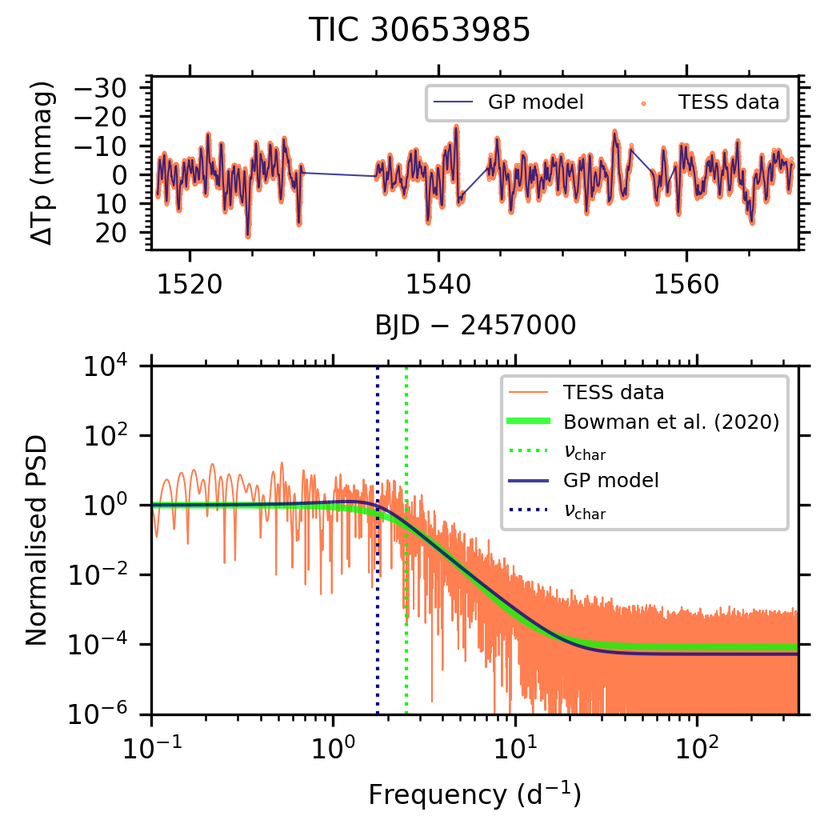
#> input picture handoff/data_survey_raw/bowman_dw2022/figures/tess000030653985_fitted_log_FT.png, 840 x 840 px, shrunk from 1050 x 1050 before the run; its folder holds only this picture in this run
$ python digitize_bdw22.py
#> lines starting #> are read from the running program, lines starting #| are printed output that depends on the picture; after the words box and inside, x2 and y2 are one past the last pixel; in counts of white or black regions, pixels touching at a corner belong together
#!/usr/bin/env python3
"""
Bowman & Dorn-Wallenstein 2022 (A&A 668, A134; arXiv 2211.08347) give no per-star table. Their appendix summary figures
(figures/tess<TIC>_fitted_log_FT.png, one per star, from the arXiv source in handoff/data_survey_raw/bowman_dw2022) mark
nu_char from the Bowman+2020 amplitude-spectrum fit (lime dotted line) and from their celerite2 GP (SHO) fit (navy dotted line)
on a log-frequency axis. We read both line positions at the pixel level, calibrating the axis per image from its tick marks.

Validation: the lime value must reproduce the tabulated Bowman 2020 nu_char (J/A+A/640/A36 table A2).
Output: data_obs/bdw22_nuchar.csv; prints the GP <-> Lorentzian conversion.
"""
import os
import glob
import re
import numpy as np
import pandas as pd
from PIL import Image
from scipy.stats import spearmanr

HERE = os.path.dirname(os.path.abspath(__file__))
SRC = '/mnt/home/mcantiello/work/rednoise/handoff/data_survey_raw/bowman_dw2022/figures'
B20 = '/mnt/home/mcantiello/work/rednoise/handoff/project_handoff/data/bowman2020_A36_tablea2.tsv'


def clusters(idx, gap=2):
    """Group sorted integer indices into runs; return (centre, size) per run."""
    if len(idx) == 0:
        return []
    out, start = [], [idx[0]]
    for i in idx[1:]:
        if i - start[-1] <= gap:
            start.append(i)
        else:
            out.append((np.mean(start), len(start))); start = [i]
    out.append((np.mean(start), len(start)))
    return out


def read_panel(path):
    im = np.asarray(Image.open(path).convert('RGB')).astype(int)
    r, g, b = im[..., 0], im[..., 1], im[..., 2]
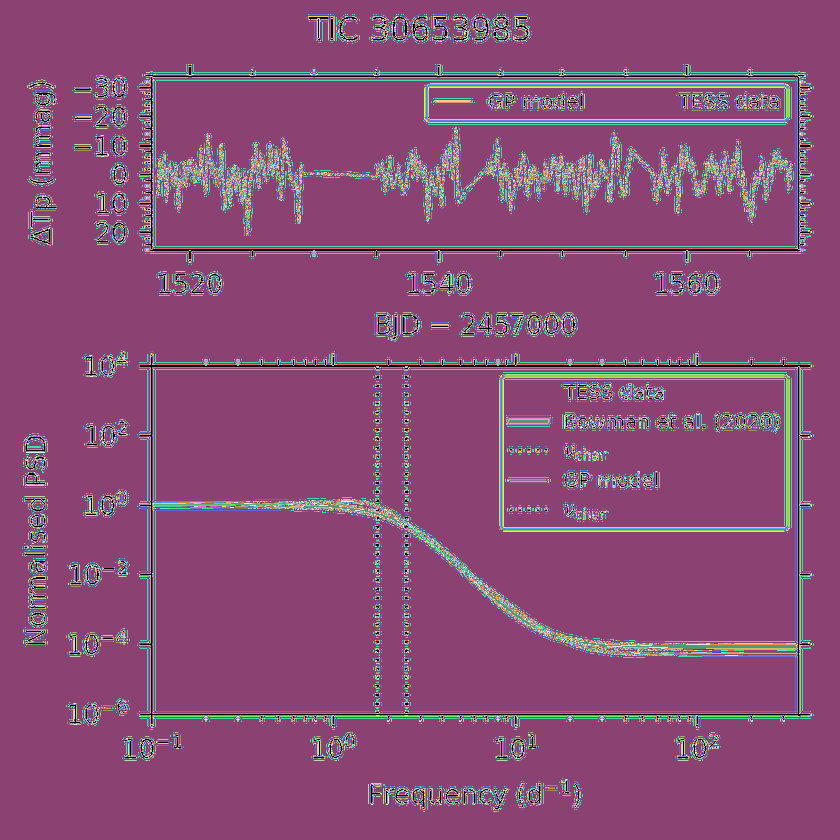
#> r: shape (840, 840) int64; 256 distinct labels, from 0 to 255; one colour per label, 0 black
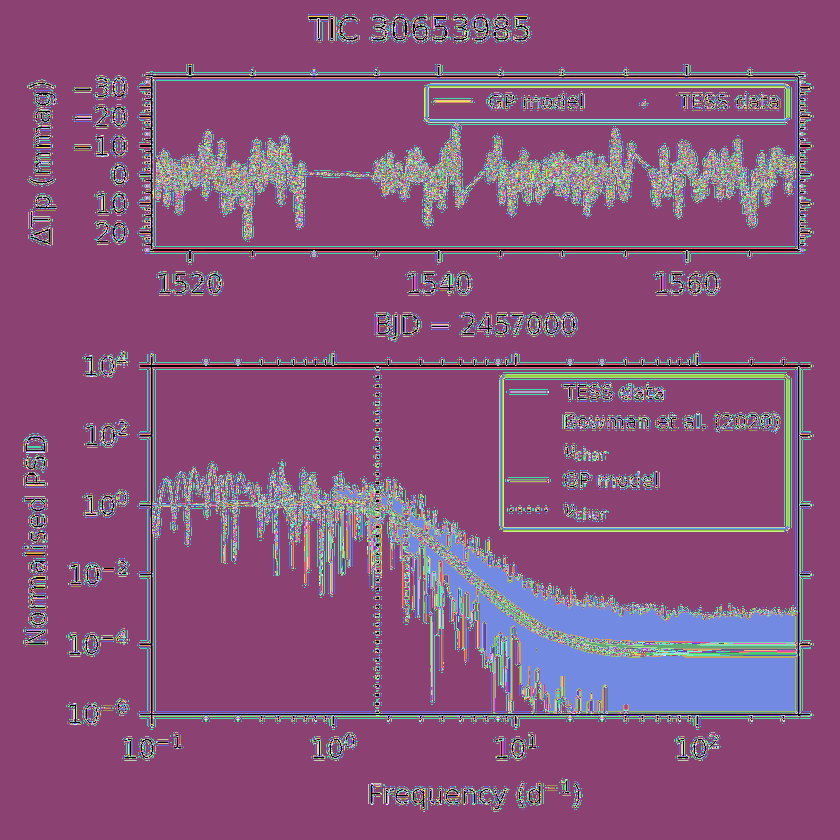
#> g: shape (840, 840) int64; 256 distinct labels, from 0 to 255; one colour per label, 0 black
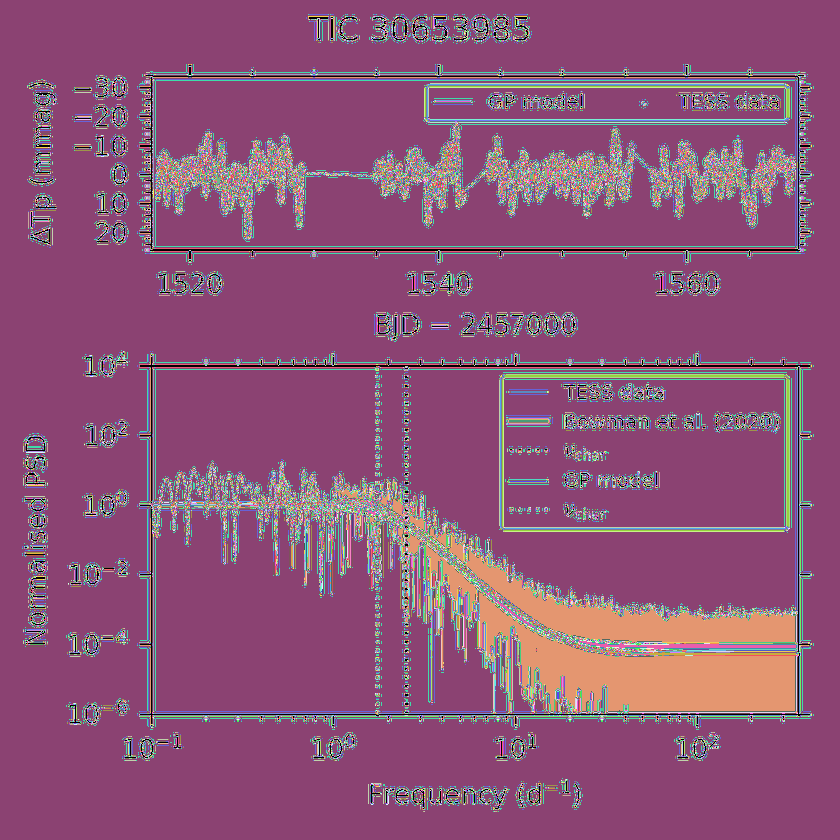
#> b: shape (840, 840) int64; 256 distinct labels, from 0 to 255; one colour per label, 0 black
    H = im.shape[0]
    dark = im.max(2) < 80
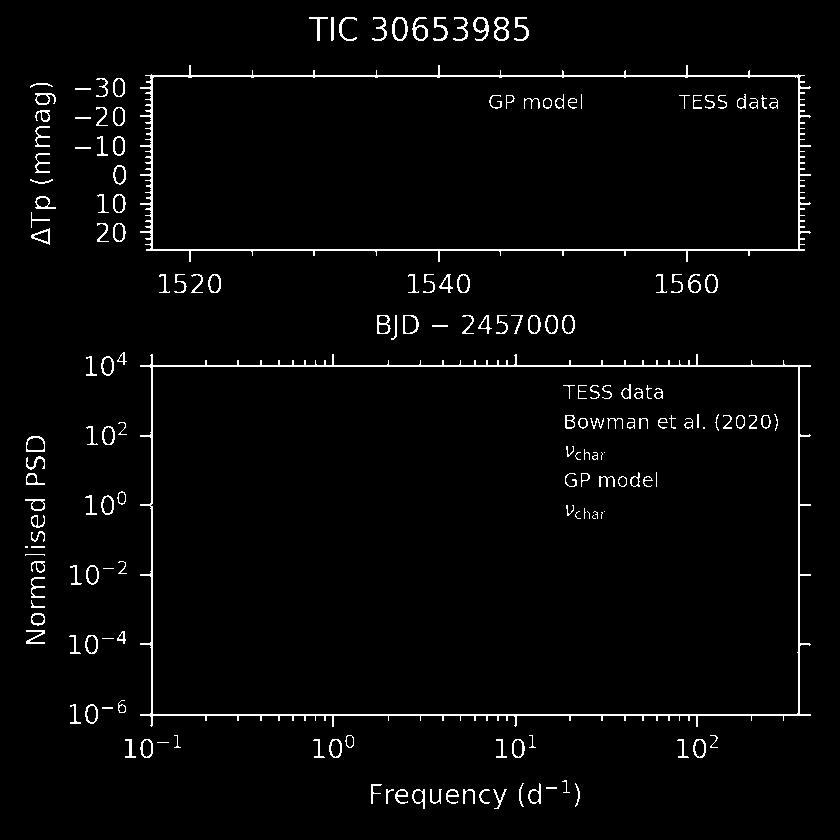
#> dark: shape (840, 840) bool; 2.8% white in thin lines or dots, all inside (x1, y1, x2, y2) = (25, 17, 811, 809)
    # bottom panel frame: the full-width dark rows below the top panel are its top and bottom spines
    rows = dark.sum(1); lower = np.arange(int(0.38 * H), H)
#> after `rows = dark.sum(1)`: rows = 840 values, max 677 at index 365, min 0 at index 0, mean 23.88
    cand = lower[rows[lower] > 0.6 * im.shape[1]]
#> cand = [365, 366, 714, 715]
    top, bot = cand.min(), cand.max()
#> top = 365; bot = 715
    # outward x ticks just below the bottom spine
    tk = np.where(dark[bot + 1:bot + 12].sum(0) >= 4)[0]
#> tk = 59 values from 74 to 783
    cc = [c for c, n in clusters(tk)]
#> in clusters, `out, start = [], [idx[0]]`: out = []; start = [74]
#> the loop in clusters, `for i in idx[1:]:` made 58 passes
#> (i, start) on passes 2, 4, 6, 8, 10, 12, 14, 16: (86, [86]), (95, [95]), (151, [151]), (205, [205]), (237, [237]), (260, [260]), (278, [278]), (292, [292])
#> after the loop in clusters, `for i in idx[1:]:`: out = 32 pairs, first value 74.5 to 751, second value 1 to 2
#> cc = 33 values from 74.5 to 783
    left = min(c for c, n in clusters(np.where(dark[top:bot].sum(0) > 0.8 * (bot - top))[0]))
#> the loop in clusters (call 2), `for i in idx[1:]:` made 3 passes
#> (i, start) on pass 2: (798, [798])
#> left = 151.5
    cc = [c for c in cc if c > left + 5]
#> cc = 29 values from 205.5 to 783
    gaps = np.diff(cc)
#> gaps = 28 values, max 55.5 at index 8, min 8 at index 7, mean 20.62
    # a decade tick is preceded by a small gap (9 -> 10) and followed by a large one (10 -> 20)
    dec = [cc[i] for i in range(1, len(cc) - 1) if gaps[i - 1] < 0.25 * gaps[i]]
#> dec = [332.5, 515.5, 696.5]
    D = np.median(np.diff(dec))
#> D = 182
    x1 = dec[0]
#> x1 = 332.5
    if abs((x1 - left) - D) > 3:          # the first decade must sit one decade right of the 0.1 d-1 spine
        raise RuntimeError(f'axis calibration failed for {path}: left {left}, first decade {x1}, D {D}')
    band = slice(top + 2, bot - 2)
    lime = (g[band] > 200) & (r[band] < 120) & (b[band] < 120)
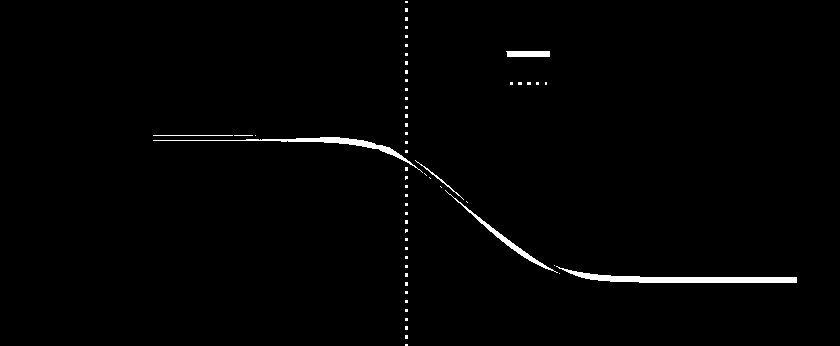
#> lime: shape (346, 840) bool; 1.2% white; 58 white regions (52 under 20 px), largest, box (x1, y1, x2, y2) and area: (556, 266, 797, 283) 1371, (153, 137, 423, 173) 829, (445, 190, 558, 273) 476, (506, 51, 550, 57) 259, (415, 160, 464, 200) 88, (153, 135, 233, 136) 80
    navy = (b[band] > 90) & (r[band] < 40) & (g[band] < 40)
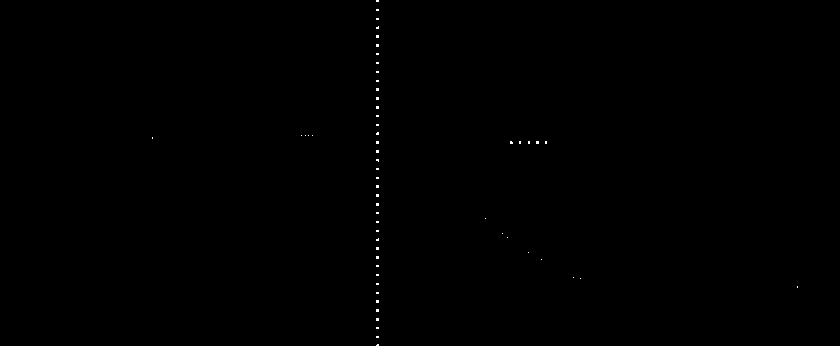
#> navy: shape (346, 840) bool; 0.12% white in thin lines or dots, all inside (x1, y1, x2, y2) = (152, 0, 798, 346)
    out = {}
    for name, mask in (('B20', lime), ('GP', navy)):
        cs = mask.sum(0)
        runs = [(c, n) for c, n in clusters(np.where(cs > 0.15 * (bot - top))[0]) if c > left + 3]
        if len(runs) != 1:
            out[name] = np.nan; continue
        out[name] = 10 ** ((runs[0][0] - x1) / D)
#> this loop made 2 passes
#> (name, runs) on passes 1 to 2: ('B20', [(406, 3)]), ('GP', [(377, 3)])
#> after the loop, out = {'B20': 2.53, 'GP': 1.76}
    return out, D


def main():
    rows = []
    for p in sorted(glob.glob(f'{SRC}/tess0*_fitted_log_FT.png')):
        tic = int(re.search(r'tess0*(\d+)_fitted', p).group(1))
        v, D = read_panel(p)
#> v = {'B20': 2.53, 'GP': 1.76}; D = 182
        rows.append(dict(TIC=tic, nuchar_B20_fig=v['B20'], nuchar_GP=v['GP'], px_per_decade=D))
    d = pd.DataFrame(rows)
#> d = table of 1 rows and 4 columns
#> (the run stopped early here; a loop or call above may not have finished)

$ run again, on handoff/data_survey_raw/bowman_dw2022/figures/tess000152659955_fitted_log_FT.png
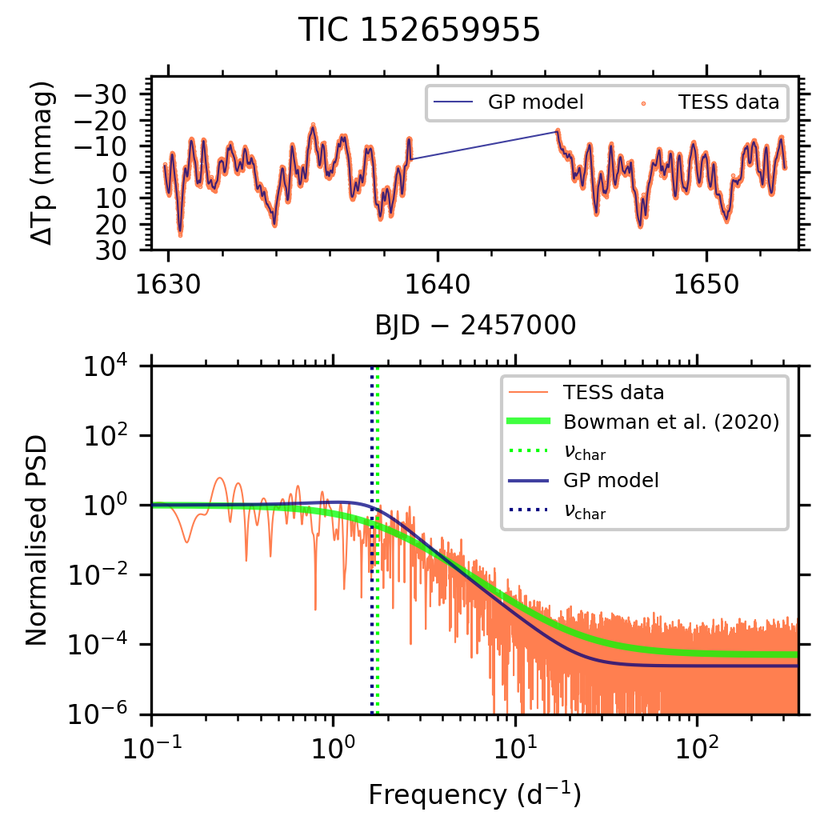
#> input picture handoff/data_survey_raw/bowman_dw2022/figures/tess000152659955_fitted_log_FT.png, 840 x 840 px, shrunk from 1050 x 1050 before the run
#> r: shape (840, 840) int64; 256 distinct labels, from 0 to 255
#> g: shape (840, 840) int64; 256 distinct labels, from 0 to 255
#> b: shape (840, 840) int64; 256 distinct labels, from 0 to 255
#> in read_panel, `dark = im.max(2) < 80`:
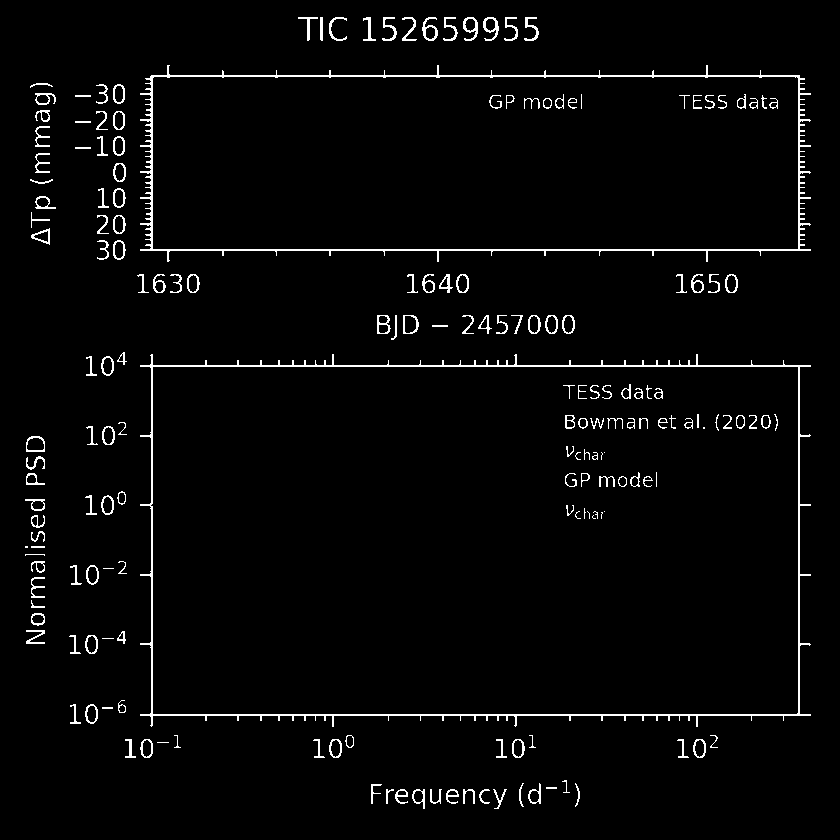
#> dark: shape (840, 840) bool; 2.9% white in thin lines or dots, all inside (x1, y1, x2, y2) = (25, 17, 811, 809)
#> rows = 840 values, max 682 at index 249, min 0 at index 0, mean 24.39
#> cand = [365, 366, 714, 715]
#> top = 365; bot = 715
#> tk = 59 values from 74 to 783
#> in clusters, `out, start = [], [idx[0]]`: out = []; start = [74]
#> the loop in clusters, `for i in idx[1:]:` made 58 passes
#> (i, start) on passes 2, 4, 6, 8, 10, 12, 14, 16: (86, [86]), (95, [95]), (151, [151]), (205, [205]), (237, [237]), (260, [260]), (278, [278]), (292, [292])
#> after the loop in clusters, `for i in idx[1:]:`: out = 32 pairs, first value 74.5 to 751, second value 1 to 2
#> in read_panel, `cc = [c for c, n in clusters(tk)]`: cc = 33 values from 74.5 to 783
#> the loop in clusters (call 2), `for i in idx[1:]:` made 3 passes
#> (i, start) on pass 2: (798, [798])
#> left = 151.5
#> in read_panel, `cc = [c for c in cc if c > left + 5]`: cc = 29 values from 205.5 to 783
#> gaps = 28 values, max 55.5 at index 8, min 8 at index 7, mean 20.62
#> dec = [332.5, 515.5, 696.5]
#> in read_panel, `D = np.median(np.diff(dec))`: D = 182
#> x1 = 332.5
#> in read_panel, `lime = (g[band] > 200) & (r[band] < 120) & (b[band] < 120)`:
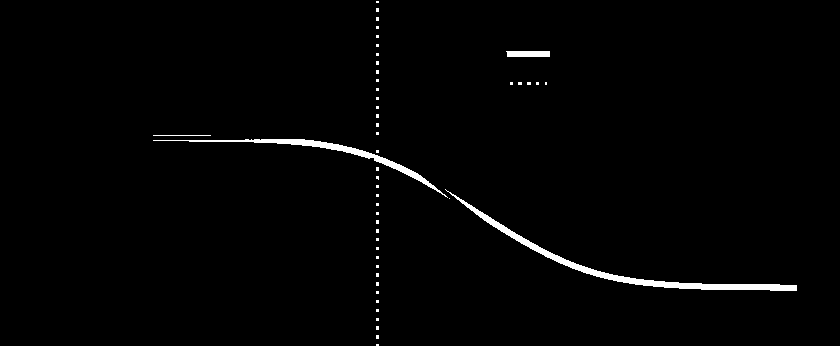
#> lime: shape (346, 840) bool; 1.4% white; 48 white regions (44 under 20 px), largest, box (x1, y1, x2, y2) and area: (445, 189, 797, 291) 2150, (153, 139, 448, 198) 1261, (506, 51, 550, 57) 259, (153, 135, 211, 136) 58
#> navy: shape (346, 840) bool; 0.08% white in thin lines or dots, all inside (x1, y1, x2, y2) = (152, 0, 798, 346)
#> the loop in read_panel, `for name, mask in (('B20', lime), ('GP', navy)):` made 2 passes
#> (name, runs) on passes 1 to 2: ('B20', [(377, 3)]), ('GP', [(371.5, 2)])
#> after the loop in read_panel, `for name, mask in (('B20', lime), ('GP', navy)):`: out = {'B20': 1.76, 'GP': 1.64}
#> in main, `v, D = read_panel(p)`: D = 182
#> d = table of 1 rows and 4 columns
